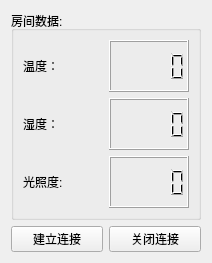
<?xml version="1.0" encoding="UTF-8"?>
<ui version="4.0">
 <class>DataView</class>
 <widget class="QWidget" name="DataView">
  <property name="geometry">
   <rect>
    <x>0</x>
    <y>0</y>
    <width>212</width>
    <height>263</height>
   </rect>
  </property>
  <property name="windowTitle">
   <string>Form</string>
  </property>
  <layout class="QVBoxLayout" name="verticalLayout_2">
   <item>
    <widget class="QGroupBox" name="groupBox">
     <property name="title">
      <string>房间数据:</string>
     </property>
     <layout class="QVBoxLayout" name="verticalLayout">
      <item>
       <layout class="QHBoxLayout" name="horizontalLayout">
        <item>
         <widget class="QLabel" name="label">
          <property name="text">
           <string>温度：</string>
          </property>
         </widget>
        </item>
        <item>
         <widget class="QLCDNumber" name="lcdTemp">
          <property name="smallDecimalPoint">
           <bool>false</bool>
          </property>
          <property name="digitCount">
           <number>5</number>
          </property>
          <property name="value" stdset="0">
           <double>0.000000000000000</double>
          </property>
          <property name="intValue" stdset="0">
           <number>0</number>
          </property>
         </widget>
        </item>
       </layout>
      </item>
      <item>
       <layout class="QHBoxLayout" name="horizontalLayout_2">
        <item>
         <widget class="QLabel" name="label_2">
          <property name="text">
           <string>湿度：</string>
          </property>
         </widget>
        </item>
        <item>
         <widget class="QLCDNumber" name="lcdHuim">
          <property name="smallDecimalPoint">
           <bool>false</bool>
          </property>
         </widget>
        </item>
       </layout>
      </item>
      <item>
       <layout class="QHBoxLayout" name="horizontalLayout_4">
        <item>
         <widget class="QLabel" name="label_3">
          <property name="text">
           <string>光照度:</string>
          </property>
         </widget>
        </item>
        <item>
         <widget class="QLCDNumber" name="lcdLight"/>
        </item>
       </layout>
      </item>
     </layout>
    </widget>
   </item>
   <item>
    <layout class="QHBoxLayout" name="horizontalLayout_3">
     <item>
      <widget class="QPushButton" name="pushButton">
       <property name="text">
        <string>建立连接</string>
       </property>
      </widget>
     </item>
     <item>
      <widget class="QPushButton" name="pushButton_2">
       <property name="text">
        <string>关闭连接</string>
       </property>
      </widget>
     </item>
    </layout>
   </item>
  </layout>
 </widget>
 <resources/>
 <connections/>
</ui>
